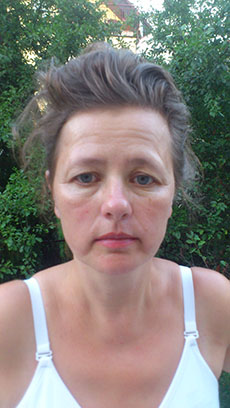
//> input picture tests/guess3d/mama/mama.jpg, 230 x 408 px
$ ./g3d_ab_test   (built with g++ and OpenCV 4)
//> lines starting //> are read from the running program, lines starting //| are printed output that depends on the picture
#include<atablash/guess3d.h>

#include<cstdio>

#include "opencv2/highgui/highgui.hpp"
#include "opencv2/imgproc/imgproc.hpp"

using namespace cv;

struct Image
{
	Mat img;
	int getWidth() const
	{
		return img.cols;
	}
	int getHeight() const
	{
		return img.rows;
	}
	int getNumChannels() const
	{
		return img.channels();
	}
	unsigned char& pixel(int x, int y, int ch)
	{
		return img.data[(y*img.cols + x)*img.channels() + ch];
	}
	const unsigned char& pixel(int x, int y, int ch) const
	{
		return img.data[(y*img.cols + x)*img.channels() + ch];
	}
};

int main( int argc, const char** argv )
{
	Image im;

	im.img  = imread("mama/mama.jpg", CV_LOAD_IMAGE_UNCHANGED);
//> im.img is the input picture: 408 rows x 230 cols, CV_8UC3; mean B, G, R 122.8, 128.8, 134.5

	Image imResult(im);
	cvtColor(imResult.img, imResult.img, CV_BGR2GRAY);
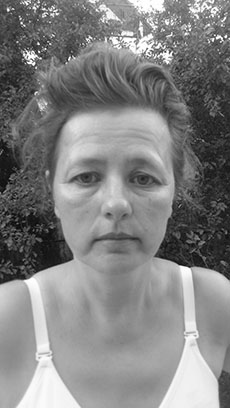
//> imResult.img: 408 rows x 230 cols, CV_8UC1; min 4, max 255, mean 129.8

	//image.pixel(10,10,1) = 255;


	ab::guess3d(imResult, im, -1, -1);
//> (this line was passed over: ab is not available in this run)


	equalizeHist(imResult.img,imResult.img);
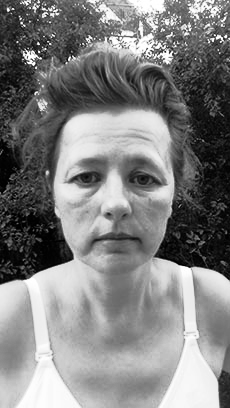
//> imResult.img: 408 rows x 230 cols, CV_8UC1; min 0, max 255, mean 128.2

    namedWindow("MyWindow", CV_WINDOW_AUTOSIZE);
	imshow("MyWindow", imResult.img);

	waitKey(0);

    destroyWindow("MyWindow");

	return 0;
}
